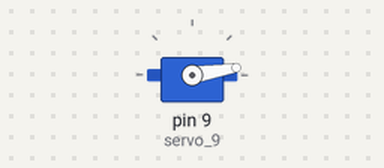
This sketch was run on a simulated Arduino Uno, built with avr-gcc and run on an emulated ATmega328P. Parts: servo. At 2.8 s the program stops and its outputs stay as they are.

Above: at 0.15 s.
At 1.05 s:
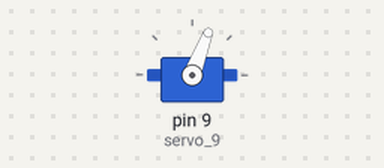
At 2.26 s:
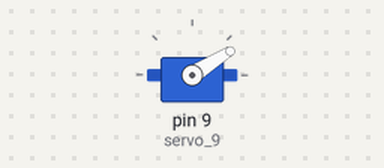
Timing chart, 0 to 4.2 s (numbered marks = the images above):
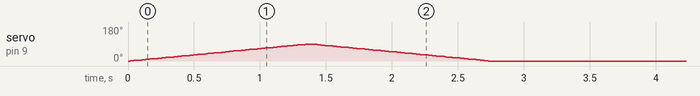

Measured:
- by itself, servo on pin 9 (servo_9): rises from 0° to 90° in 1.3 s, then falls to 0° in 1.4 s

The sketch:

Tubes_Servo.ino
```cpp
#include <Servo.h>

int pos = 0;

Servo servo_9;

void setup()
{
  servo_9.attach(9);

}

void tekan_sabun() {
  for (pos = 0; pos <= 90; pos += 1) {
    // tell servo to go to position in variable 'pos'
    servo_9.write(pos);
    // wait 15 ms for servo to reach the position
    delay(15); // Wait for 15 millisecond(s)
  }
  for (pos = 90; pos >= 0; pos -= 1) {
    // tell servo to go to position in variable 'pos'
    servo_9.write(pos);
    // wait 15 ms for servo to reach the position
    delay(15); // Wait for 15 millisecond(s)
  }
  for (pos = 0; pos >= 0; pos -= 0) {
    // tell servo to go to position in variable 'pos'
    servo_9.write(pos);
    // wait 15 ms for servo to reach the position
    delay(15); // Wait for 15 millisecond(s)
  }
}

void loop()
{
  tekan_sabun();
}
```
